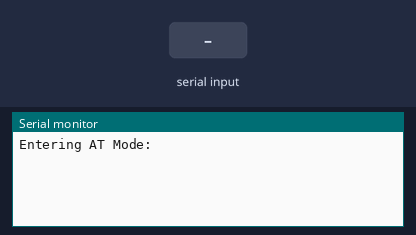
Recording of a sketch running on a simulated Arduino Uno, built with avr-gcc and run on an emulated ATmega328P. On the bench: the last lines printed to the serial monitor. The test bench sets the inputs (shaded band).

Above: at 1.2 s.
1.3 s: "1" received over the second serial link
At 2.0 s:
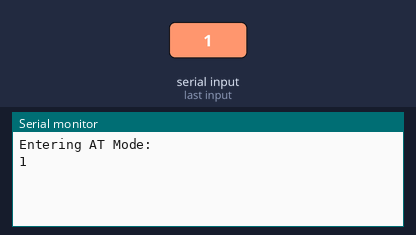
2.8 s: "0" received over the second serial link
At 3.1 s:
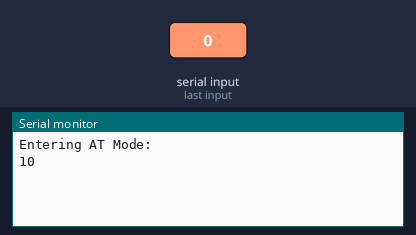

Measured:
- after the input at 1.3 s, the serial monitor: prints a new line at once (image 1)
- after the input at 2.8 s, the serial monitor: prints a new line at once (image 2)

The sketch:

Enter_AT_Mode.ino
```cpp
/**
  * description:
  * 	The program code of entering AT mode.
  */

#include <SoftwareSerial.h>

SoftwareSerial BT(10,11);	// RX|TX

void setup()
{
	Serial.begin(9600);		// Serial baud rate
	BT.begin(38400);		// Bluetooth baud rate
	Serial.println("Entering AT Mode:");
}

void loop()
{
	if (Serial.available()) {
		BT.write(Serial.read());
	}
	if (BT.available()) {
		Serial.write(BT.read());
	}
}
```
